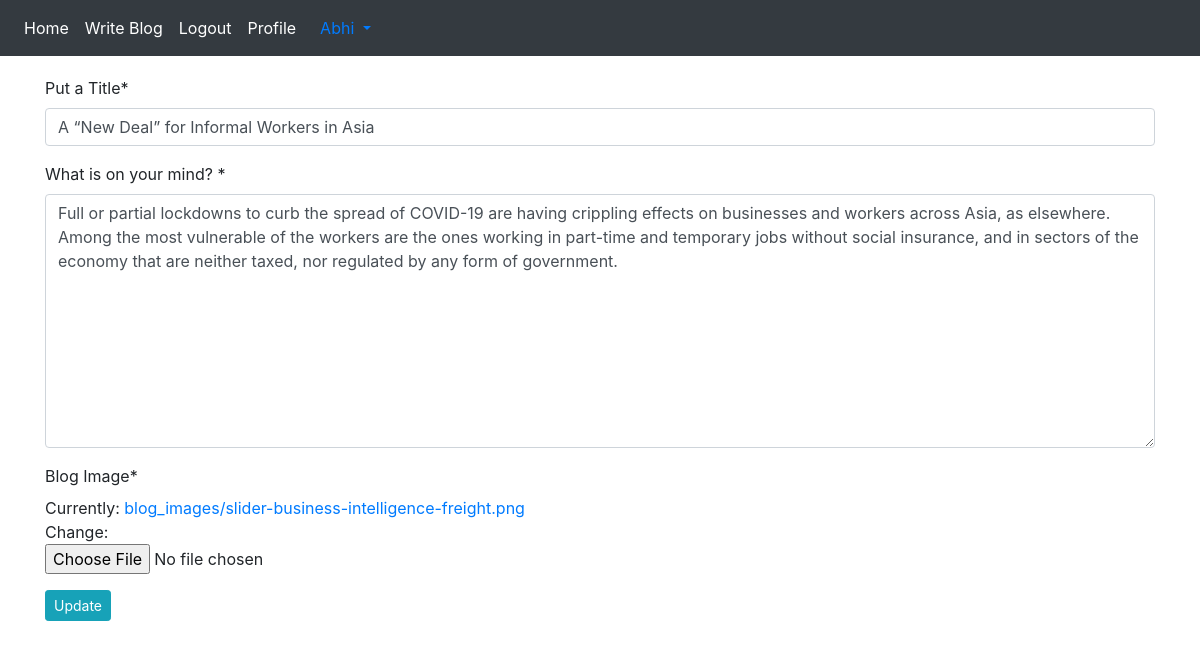
/blog/edit-blog/1/ (signed in), run on the app's committed database.
### App_Blog/models.py (models this page shows, shortened)
class Blog(models.Model):
    author = models.ForeignKey(User, on_delete=models.CASCADE, related_name='post_author')
    blog_title=models.CharField(max_length=264,verbose_name="Put a Title")
    slug=models.SlugField(max_length=264, unique=True)
    blog_content = models.TextField(verbose_name="What is on your mind? ")
    blog_image=models.ImageField(upload_to='blog_images',verbose_name="Blog Image")
    publish_date=models.DateTimeField(auto_now_add=True)
    update_date=models.DateTimeField(auto_now=True)
    class Meta:
        ordering = ['-publish_date']

### App_Blog/views.py (the view, shortened to what this page needs)
# urls.py: path('edit-blog/<pk>/',views.UpdateBlog.as_view(),name='edit_blog'),
class UpdateBlog(LoginRequiredMixin, UpdateView):
    model = Blog
    fields = ('blog_title','blog_content','blog_image')
    template_name = 'App_Blog/edit_blog.html'

### templates/App_Blog/edit_blog.html (shortened to what this page needs)
{% extends 'base.html' %}
{% load crispy_forms_tags %}
{% block body_block %}
{% if blog.author == user %}
<form method="post" enctype="multipart/form-data">
    {{ form|crispy }}
    <button type="submit" class="btn btn-info btn-sm">Update</button>
    </form>
{% else %}
<p> You are not allowed to view this page </p>
{% endif %}
{% endblock %}

### templates/base.html (shortened to what this page needs)
<!doctype html>
<html lang="en">
  <head>
    <link rel="stylesheet" href="https://cdn.jsdelivr.net/npm/bootstrap@4.5.3/dist/css/bootstrap.min.css">
<link rel="stylesheet" href="https://stackpath.bootstrapcdn.com/font-awesome/4.7.0/css/font-awesome.min.css">
  </head>
  <body>
    <nav class="navbar navbar-expand-sm bg-dark navbar-dark">
     <ul class="navbar-nav">
      <li class="nav-item active">
        <a class="nav-link" href="{% url 'index' %}">Home</a>
    </li>
      {% if user.is_authenticated %}
      <li class="nav-item active">
        <a class="nav-link" href="{% url 'App_Blog:create_blog' %}">Write Blog</a>
    </li>
         <li class="nav-item active">
          <a class="nav-link" href="{% url 'App_Login:logout' %}">Logout</a>
      </li>
      <li class="nav-item active">
        <a class="nav-link" href="{% url 'App_Login:profile' %}">Profile</a>
    </li>
    {% endif %}
     </ul>
     {% if user.is_authenticated %}
     <div class="nav-item dropdown">
       <a class="nav-link dropdown-toggle" href="#" id="navbardrop" data-toggle="dropdown">
         {{ user.username }}
       </a>
   </div>
   {% endif %}
 </nav>
    <div class="container" style="padding-top:20px">
      {% block body_block %}
      {% endblock %}
    </div>
  </body>
</html>

### data on the page
Blog: blog_title "A “New Deal” for Informal Workers in Asia", blog_content "Full or partial lockdowns to curb the spread of COVID-19 are having crippling effects on businesses and workers across Asia, as elsewhere. Among the most vulnerable of the workers are the ones working in part-time and temporary jobs without social insurance, and in sectors of the economy that are neither taxed, nor regulated by any form of government."

### other printed values
{{ user.username }} "Abhi"
